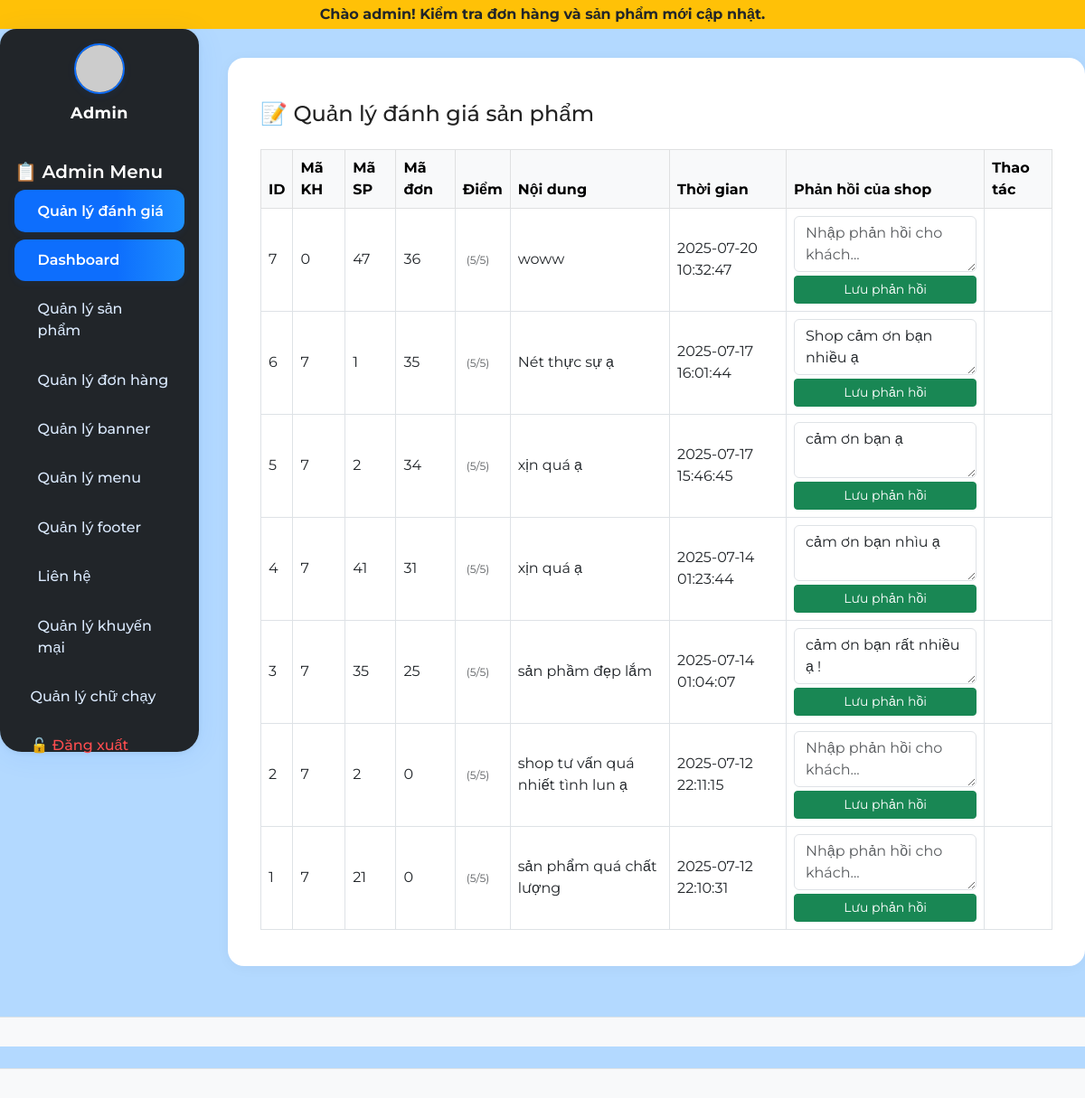
Screenshot of /admin/index.php?page=danhgia_admin (signed in) with the database file from the repository.
### tables this page shows
CREATE TABLE `marquee` (
  `id` int(11) NOT NULL,
  `noidung` text NOT NULL,
  `trangthai` tinyint(4) DEFAULT 1,
  `vaitro` enum('admin','user') DEFAULT 'user',
  `ngaytao` datetime NOT NULL DEFAULT current_timestamp()
);

CREATE TABLE `menu_content` (
  `id` int(11) NOT NULL,
  `label` varchar(255) NOT NULL,
  `url` varchar(255) NOT NULL,
  `icon` varchar(64) DEFAULT NULL,
  `position` int(11) DEFAULT 0,
  `type` varchar(20) NOT NULL DEFAULT 'user',
  `parent_id` int(11) DEFAULT NULL
);

CREATE TABLE `danhgia` (
  `id` int(11) NOT NULL,
  `makh` int(11) DEFAULT NULL,
  `masp` int(11) DEFAULT NULL,
  `madon` int(11) DEFAULT NULL,
  `diem` tinyint(4) DEFAULT NULL,
  `noidung` text DEFAULT NULL,
  `admin_reply` text DEFAULT NULL,
  `thoigian` datetime DEFAULT current_timestamp()
);

### controllers/DanhGiaController.php (called while the page is built, shortened)
<?php
require_once __DIR__ . '/../config/db.php';
class DanhGiaController {
    public function admin_index() {
        global $conn;
        $result = $conn->query('SELECT * FROM danhgia ORDER BY thoigian DESC');
        $reviews = [];
        while ($row = $result->fetch_assoc()) {
            $reviews[] = $row;
        }
        include __DIR__ . '/../admin/views/danhgia/index.php';
    }
}

### admin/views/danhgia/index.php (the view, shortened to what this page needs)
<div class="container mt-4">
  <h4 class="mb-4">📝 Quản lý đánh giá sản phẩm</h4>
  <div class="table-responsive">
    <table class="table table-bordered table-hover align-middle">
      <thead class="table-light">
        <tr>
          <th>ID</th>
          <th>Mã KH</th>
          <th>Mã SP</th>
          <th>Mã đơn</th>
          <th>Điểm</th>
          <th>Nội dung</th>
          <th>Thời gian</th>
          <th>Phản hồi của shop</th>
          <th>Thao tác</th>
        </tr>
      </thead>
      <tbody>
        <?php foreach ($reviews as $rv): ?>
          <tr>
            <td><?= $rv['id'] ?></td>
            <td><?= $rv['makh'] ?></td>
            <td><?= $rv['masp'] ?></td>
            <td><?= $rv['madon'] ?></td>
            <td>
  <?php
    $score = intval($rv['diem']);
  ?>
  <span class="ms-1 text-muted" style="font-size:12px">(<?= $score ?>/5)</span>
</td>
            <td><?= htmlspecialchars($rv['noidung']) ?></td>
            <td><?= $rv['thoigian'] ?></td>
            <td>
              <form method="post" action="index.php?page=danhgia_reply" class="d-flex flex-column gap-1">
                <textarea name="admin_reply" rows="2" class="form-control" placeholder="Nhập phản hồi cho khách..." style="min-width:180px;max-width:300px;min-height:38px;"><?= htmlspecialchars($rv['admin_reply'] ?? '') ?></textarea>
                <button type="submit" class="btn btn-sm btn-success">Lưu phản hồi</button>
              </form>
            </td>
            <td>
            </td>
          </tr>
        <?php endforeach; ?>
      </tbody>
    </table>
  </div>
</div>
<?php include __DIR__ . '/../layout/footer.php'; ?>

### admin/views/layout/header.php (shortened to what this page needs)
<!DOCTYPE html>
<html lang="vi">
<head>
  <link href="https://cdn.jsdelivr.net/npm/bootstrap@5.3.0/dist/css/bootstrap.min.css" rel="stylesheet">
  <link rel="stylesheet" href="../public/assets/css/admin.css">
</head>
<body>
<?php
include __DIR__ . '/../../../config/db.php';
$query = "SELECT * FROM marquee WHERE trangthai = 1 AND vaitro = 'admin' ORDER BY id DESC LIMIT 1";
$marquees = mysqli_query($conn, $query);
if ($row = mysqli_fetch_assoc($marquees)) {
  echo '<div class="bg-warning text-dark py-1 text-center fw-bold">';
  echo '<marquee behavior="scroll" direction="left">' . htmlspecialchars($row['noidung']) . '</marquee>';
  echo '</div>';
}

### admin/views/layout/sidebar.php (shortened to what this page needs)
<div class="d-flex">
  <nav class="bg-dark text-white p-3" style="width: 220px; height: 100vh;">
    <div class="admin-avatar">
      <img src="https://ui-avatars.com/api/?name=Admin&background=0d6efd&color=fff&size=128" alt="Admin Avatar">
      <div class="admin-name">Admin</div>
    </div>
    <h5 style="font-weight:600; color:#fff;">📋 Admin Menu</h5>
    <ul class="nav flex-column">
      <li class="nav-item">
        <a class="nav-link text-white" href="index.php?page=danhgia_admin">
          <i class="bi bi-star-fill text-warning"></i> Quản lý đánh giá
        </a>
      </li>
      <?php
      include __DIR__ . '/../../../config/db.php';
      $menu_type = 'admin';
      $menu_sql = "SELECT * FROM menu_content WHERE type='$menu_type' ORDER BY position ASC, id ASC";
      $menu_result = mysqli_query($conn, $menu_sql);
      $menus = [];
      while ($m = mysqli_fetch_assoc($menu_result)) $menus[] = $m;
      function buildMenuTreeSidebar($menus, $parent_id = null) {
          $branch = [];
          foreach ($menus as $menu) {
              if ($menu['parent_id'] == $parent_id) {
                  $children = buildMenuTreeSidebar($menus, $menu['id']);
                  $branch[] = $menu;
              }
          }
          return $branch;
      }
      $menu_tree = buildMenuTreeSidebar($menus);
      foreach ($menu_tree as $menu):
          if (!empty($menu['children'])): ?>
              <li class="nav-item dropdown">
                <a class="nav-link text-white dropdown-toggle" href="<?php echo htmlspecialchars($menu['url']); ?>" id="sidebar-menu-<?php echo $menu['id']; ?>" role="button" data-bs-toggle="dropdown" aria-expanded="false">
                  <?php if ($menu['icon']): ?><i class="<?php echo htmlspecialchars($menu['icon']); ?>"></i> <?php endif; ?>
                  <?php echo htmlspecialchars($menu['label']); ?>
                </a>
                <ul class="dropdown-menu bg-dark border-0" aria-labelledby="sidebar-menu-<?php echo $menu['id']; ?>">
                  <?php foreach ($menu['children'] as $child): ?>
                    <li>
                      <a class="dropdown-item text-white bg-dark" href="<?php echo htmlspecialchars($child['url']); ?>">
                        <?php if ($child['icon']): ?><i class="<?php echo htmlspecialchars($child['icon']); ?>"></i> <?php endif; ?>
                        <?php echo htmlspecialchars($child['label']); ?>
                      </a>
                    </li>
                  <?php endforeach; ?>
                </ul>
              </li>
          <?php else: ?>
              <li class="nav-item">
                <a class="nav-link text-white" href="<?php echo htmlspecialchars($menu['url']); ?>">
                  <?php echo htmlspecialchars($menu['label']); ?>
                </a>
              </li>
          <?php endif;
      endforeach;
      ?>
      <li class="nav-item">
        <a class="nav-link text-danger" href="logout.php">🔓 Đăng xuất</a>
      </li>
    </ul>
  </nav>
  <main class="p-4" style="flex-grow: 1;">

### public/assets/css/admin.css (style rules this page uses)
body { font-family: 'Montserrat', 'Roboto', Arial, sans-serif; background: #b3d9ff; color: #222; font-size: 16px; }
nav.bg-dark { border-radius: 18px 18px 24px 24px; box-shadow: 0 4px 32px rgba(13,110,253,0.08), 0 1.5px 6px rgba(0,0,0,0.06); min-height: 100vh; min-width: 220px; padding-top: 2.5rem; position: relative; transition: all .2s; }
.admin-avatar { display: flex; align-items: center; margin-bottom: 2.5rem; flex-direction: column; }
.admin-avatar img { width: 56px; height: 56px; border-radius: 50%; object-fit: cover; margin-bottom: 0.5rem; border: 2.5px solid #0d6efd; box-shadow: 0 2px 8px rgba(13,110,253,0.10); }
.admin-avatar .admin-name { font-weight: 700; color: #fff; font-size: 1.1rem; letter-spacing: 0.5px; }
.nav.flex-column .nav-item { margin-bottom: 0.5rem; }
.nav-link { color: #dbeafe !important; font-weight: 500; border-radius: 12px; padding: 0.7em 1.1em; transition: background .16s, color .16s; display: flex; align-items: center; gap: 8px; }
.nav-link.active, .nav-link:focus, .nav-link:hover { background: linear-gradient(90deg, #0d6efd 60%, #1e90ff 100%); color: #fff !important; box-shadow: 0 2px 8px rgba(13,110,253,0.08); font-weight: 600; }
.nav-link.text-danger { background: none !important; color: #ff4d4f !important; }
main.p-4 { background: #fff; border-radius: 18px; box-shadow: 0 2px 16px rgba(0,0,0,0.04); margin: 2rem 0 2rem 2rem; min-height: 90vh; }

### rows the page displays
marquee: noidung "Chào admin! Kiểm tra đơn hàng và sản phẩm mới cập nhật."
menu_content: label "Dashboard"
menu_content: label "Quản lý sản phẩm"
menu_content: label "Quản lý đơn hàng"
menu_content: label "Quản lý banner"
menu_content: label "Quản lý menu"
menu_content: label "Quản lý footer"
menu_content: label "Liên hệ"
menu_content: label "Quản lý khuyến mại"
menu_content: label "Quản lý chữ chạy"
danhgia: id "7", makh "0", masp "47", madon "36", diem "5", noidung "woww", thoigian "2025-07-20 10:32:47"
danhgia: id "6", makh "7", masp "1", madon "35", diem "5", noidung "Nét thực sự ạ", thoigian "2025-07-17 16:01:44", admin_reply "Shop cảm ơn bạn nhiều ạ"
danhgia: id "5", makh "7", masp "2", madon "34", diem "5", noidung "xịn quá ạ", thoigian "2025-07-17 15:46:45", admin_reply "cảm ơn bạn ạ"
danhgia: id "4", makh "7", masp "41", madon "31", diem "5", noidung "xịn quá ạ", thoigian "2025-07-14 01:23:44", admin_reply "cảm ơn bạn nhìu ạ"
danhgia: id "3", makh "7", masp "35", madon "25", diem "5", noidung "sản phầm đẹp lắm", thoigian "2025-07-14 01:04:07", admin_reply "cảm ơn bạn rất nhiều ạ !"
danhgia: id "2", makh "7", masp "2", madon "0", diem "5", noidung "shop tư vấn quá nhiết tình lun ạ", thoigian "2025-07-12 22:11:15"
danhgia: id "1", makh "7", masp "21", madon "0", diem "5", noidung "sản phẩm quá chất lượng", thoigian "2025-07-12 22:10:31"
